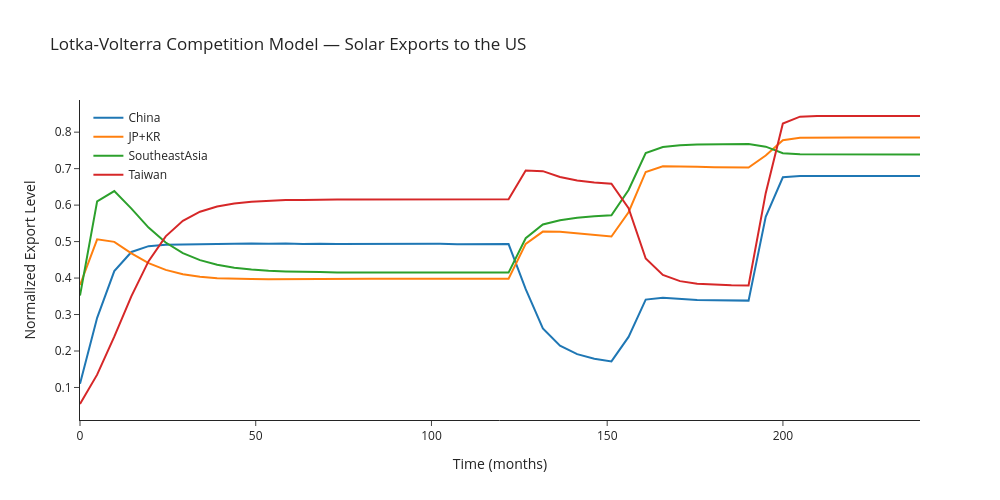

The notebook cell saved with this chart:
### Code cell
# Define the mock parameters for the model
params = {
    'r1': 0.5, 'r2': 0.3, 'r3': 0.4, 'r4': 0.35,
    'g1': 0.1, 'g2': 0.1, 'g3': 0.1, 'g4': 0.1,
    'a11': 1.0, 'a12': 0.6, 'a13': 0.2, 'a14': 0.3,
    'a21': 0.3, 'a22': 1.0, 'a23': 0.5, 'a24': 0.4,
    'a31': 0.4, 'a32': 0.2, 'a33': 1.0, 'a34': 0.5,
    'a41': 0.2, 'a42': 0.3, 'a43': 0.4, 'a44': 1.0,
    'b11': 0.1, 'b12': 0.1, 'b13': 0.1, 'b14': 0.1,
    'b21': 0.1, 'b22': 0.1, 'b23': 0.1, 'b24': 0.1,
    'b31': 0.1, 'b32': 0.1, 'b33': 0.1, 'b34': 0.1,
    'b41': 0.1, 'b42': 0.1, 'b43': 0.1, 'b44': 0.1
}

# Initial conditions
X0 = df_normalized.iloc[0, 1:].values.tolist()  # Use the first row of normalized data as initial conditions

# Time span and evaluation points
t_span = (0, 239)
t_eval = np.linspace(*t_span)

# Solve the system
sol = solve_ivp(
    fun=lambda t, X: lotka_volterra_with_tariffs_growth(t, X, df_tariffs, **params),
    t_span=t_span,
    y0=X0,
    t_eval=t_eval
)

# Plot the results
fig = go.Figure()
fig.add_trace(go.Scatter(x=sol.t, y=sol.y[0], mode='lines', name='China'))
fig.add_trace(go.Scatter(x=sol.t, y=sol.y[1], mode='lines', name='JP+KR'))
fig.add_trace(go.Scatter(x=sol.t, y=sol.y[2], mode='lines', name='SoutheastAsia'))
fig.add_trace(go.Scatter(x=sol.t, y=sol.y[3], mode='lines', name='Taiwan'))

fig.update_layout(
    title='Lotka-Volterra Competition Model — Solar Exports to the US',
    xaxis_title='Time (months)',
    yaxis_title='Normalized Export Level',
    legend=dict(x=0.01, y=0.99),
    width=1000,
    height=500,
    template='simple_white'
)
fig.show()
